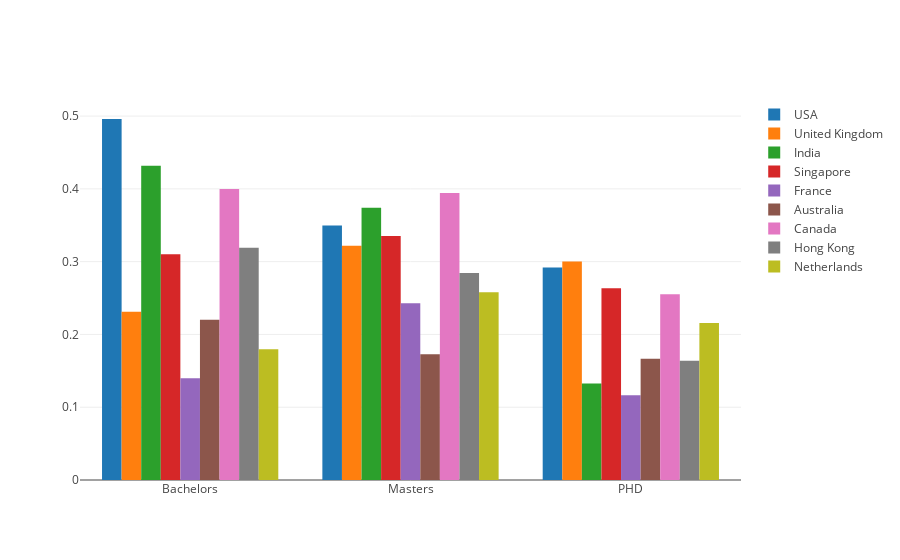

The notebook cell saved with this chart:
### Code cell
# Title per country
graph_data=[]
for country in list(top_25_cities.country.unique()):
    title_df=pd.DataFrame(jobs.loc[jobs['country']==country,degree_re.keys()].apply(lambda x: pd.value_counts(x,normalize=True)).loc[True].sort_values(ascending=False))
    graph_data.append(go.Bar(
            x=title_df.index, 
            y=title_df[1],
            name=country
            ))
    
    
py.offline.iplot(Figure(data=graph_data, layout=layout), filename='title-title_by_country')

### Figure 1 — Plotly figure (JSON) as saved in the notebook; plotly's stock layout.template omitted (floating-point values rounded to 4 significant figures)
{"data": [{"name": "USA", "type": "bar", "x": ["Bachelors", "Masters", "PHD"], "y": [0.496, 0.3498, 0.2919]}, {"name": "United Kingdom", "type": "bar", "x": ["Masters", "PHD", "Bachelors"], "y": [0.3218, 0.3003, 0.2311]}, {"name": "India", "type": "bar", "x": ["Bachelors", "Masters", "PHD"], "y": [0.4318, 0.3742, 0.1327]}, {"name": "Singapore", "type": "bar", "x": ["Masters", "Bachelors", "PHD"], "y": [0.3354, 0.3103, 0.2633]}, {"name": "France", "type": "bar", "x": ["Masters", "Bachelors", "PHD"], "y": [0.2429, 0.1398, 0.1165]}, {"name": "Australia", "type": "bar", "x": ["Bachelors", "Masters", "PHD"], "y": [0.2202, 0.1726, 0.1667]}, {"name": "Canada", "type": "bar", "x": ["Bachelors", "Masters", "PHD"], "y": [0.4, 0.3943, 0.2552]}, {"name": "Hong Kong", "type": "bar", "x": ["Bachelors", "Masters", "PHD"], "y": [0.319, 0.2845, 0.1638]}, {"name": "Netherlands", "type": "bar", "x": ["Masters", "PHD", "Bachelors"], "y": [0.2579, 0.2156, 0.1797]}], "layout": {"paper_bgcolor": "rgba(0,0,0,0)", "plot_bgcolor": "rgba(0,0,0,0)"}}
